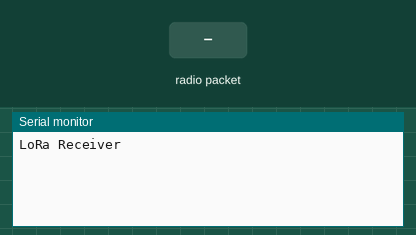
Recording of a sketch running on a simulated ESP32. On the bench: the last lines printed to the serial monitor. The test bench sets the inputs (shaded band). No radio packets arrive unless stated.

Above: at 1.2 s.
1.3 s: radio packet "1" arrives
At 1.9 s:
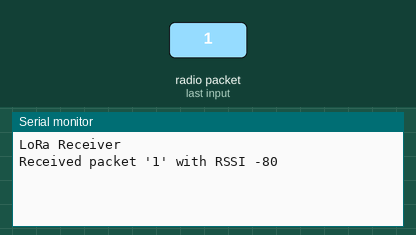
2.8 s: radio packet "0" arrives
At 4.0 s:
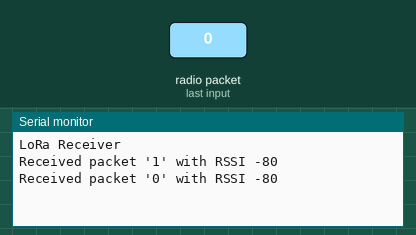
4.3 s: radio packet "2" arrives
At 5.4 s:
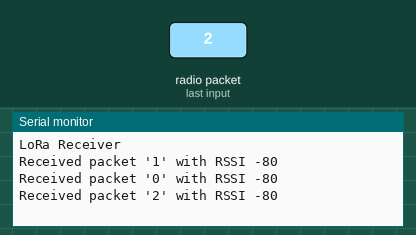

Measured:
- after the input at 1.3 s, the serial monitor: prints a new line at once (image 1)
- after the input at 2.8 s, the serial monitor: prints a new line at once (image 2)
- after the input at 4.3 s, the serial monitor: prints a new line at once (image 3)

The sketch:

LoRa_Receiver.ino
```cpp
#include <SPI.h>
#include <LoRa.h>

// TTGO LoRa32 Pin Definition
#define SPI_MOSI            27
#define SPI_MISO            19
#define SPI_SCK             5

#define LORA_RST            23
#define LORA_CS             18

#define LORA_DIO0           26

#define LORA_FREQUENCY      923.0
#define LORA_BANDWIDTH      125.0
#define LORA_SPREADING      7
#define LORA_CODING_RATE    7
#define LORA_OUTPUT_POWER   10
#define LORA_PREAMBLE_LEN   8
#define LORA_GAIN           0

void setup() {
  Serial.begin(9600);

  Serial.println("LoRa Receiver");

  SPI.begin(SPI_SCK, SPI_MISO, SPI_MOSI, LORA_CS);
  LoRa.setPins(LORA_CS, LORA_RST, LORA_DIO0);

  if (!LoRa.begin(LORA_FREQUENCY)) {
    Serial.println("> Starting LoRa failed!");
    while(1);
  }

  // LoRa.setSyncWord(LORA_SYNC_WORD); // default 0x34
  LoRa.setSpreadingFactor(LORA_SPREADING);
}

void loop() {
  // try to parse packet
  int packetSize = LoRa.parsePacket();

  if (packetSize) {
    // received a packet
    Serial.print("Received packet '");

    // read packet
    String packet;
    while (LoRa.available()) {
      packet += (char)LoRa.read();
    }
    Serial.print(packet);

    // print RSSI of packet
    Serial.print("' with RSSI ");
    Serial.println(LoRa.packetRssi());
  }
}
```
